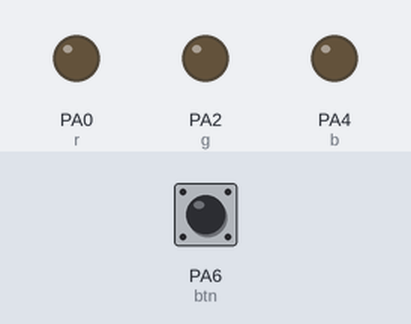
The sketch below on a simulated STM32 Blue Pill. Parts: output pins drawn as LEDs (lit = HIGH). The test bench sets the inputs (shaded band); at power-on: PA6 (btn) HIGH.

Above: at 1.2 s.
1.3 s: PA6 (btn) pulled LOW for 0.15 s
At 2.3 s:
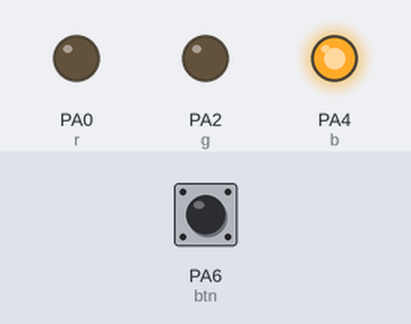
2.9 s: PA6 (btn) pulled LOW for 1 s
At 3.5 s:
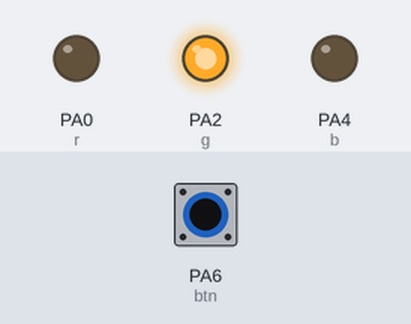
5.4 s: PA6 (btn) pulled LOW for 0.15 s
At 6.6 s:
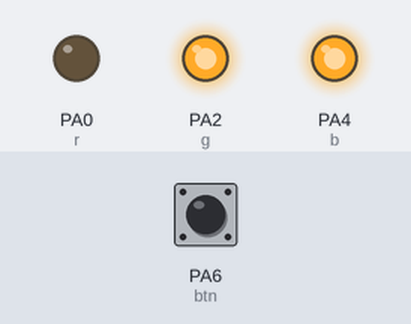
7.0 s: PA6 (btn) pulled LOW for 3.2 s
At 7.8 s:
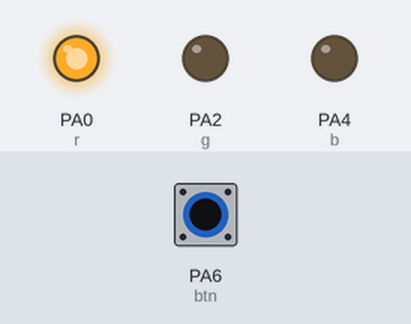
11.7 s: PA6 (btn) pulled LOW for 0.15 s
At 12.6 s:
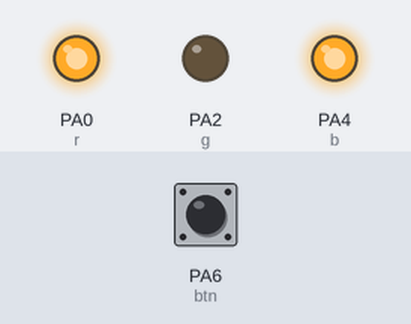
13.3 s: PA6 (btn) pulled LOW for 1 s
At 13.8 s:
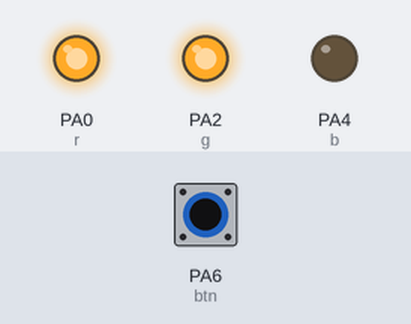
Timing chart, 0 to 16.3 s (numbered marks = the images above; inputs shaded):
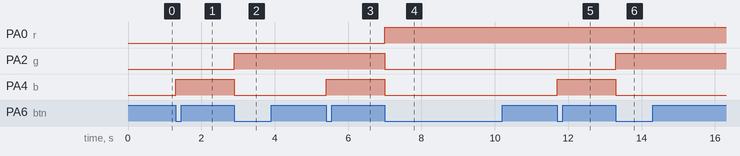

Measured:
- after the input at 1.3 s, PA4 (b): LOW → HIGH at once
- after the input at 2.9 s, PA2 (g): LOW → HIGH at once; PA4 (b): HIGH → LOW at once
- after the input at 5.4 s, PA4 (b): LOW → HIGH at once
- after the input at 7.0 s, PA0 (r): LOW → HIGH at once; PA2 (g), PA4 (b): HIGH → LOW at once
- after the input at 11.7 s, PA4 (b): LOW → HIGH at once
- after the input at 13.3 s, PA2 (g): LOW → HIGH at once; PA4 (b): HIGH → LOW at once

The sketch:

LED-brightness-control-with-potentiometer.ino
```cpp
const int r = PA0;
const int g = PA2;
const int b = PA4;

const int btn = PA6;

int var = 0;
bool lastState = HIGH;
bool btnPressed = false;

void setup() {
  pinMode(r, OUTPUT);
  pinMode(g, OUTPUT);
  pinMode(b, OUTPUT);

  pinMode(btn, INPUT_PULLUP);
}

void loop() {
  bool currentState = digitalRead(btn);

  if (lastState == HIGH && currentState == LOW) {
    var = (var + 1) % 8;
    setColor(var);
    btnPressed = false;
    delay(200);
  }

  lastState = currentState;
}

void setColor(int state) {
  digitalWrite(r, (state & 0b100) ? HIGH : LOW);
  digitalWrite(g, (state & 0b010) ? HIGH : LOW);
  digitalWrite(b, (state & 0b001) ? HIGH : LOW);
}
```
